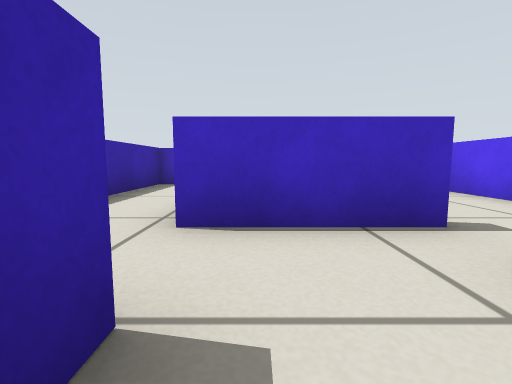
View 1 (above)

19 first-person views from a walk through a world built for the Gazebo simulator. The camera is 0.3 m above the floor, tilts 6° down and sees 85° across. The floor is counted in squares, 0.5 m on a side. Each view is taken from the middle of a square. On the plan, view 1 faces up. The plan holds only what a view shows up to about 9 squares ahead; the rest is blank. Robots are left out.

View 2
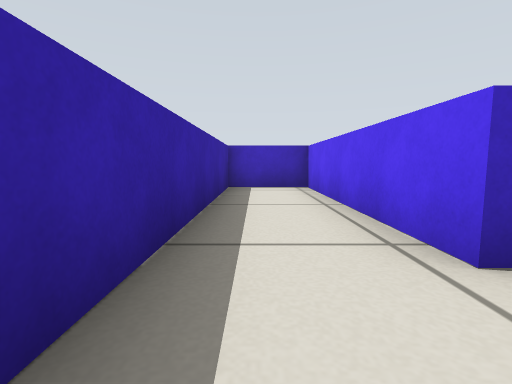

View 3
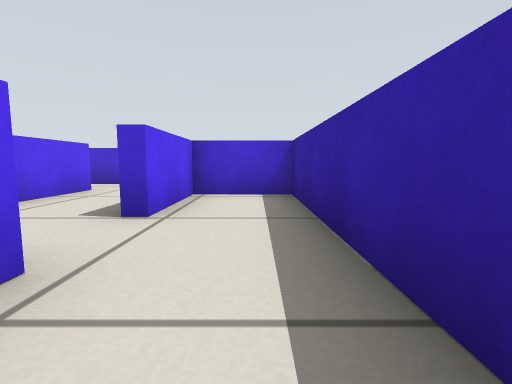

View 4
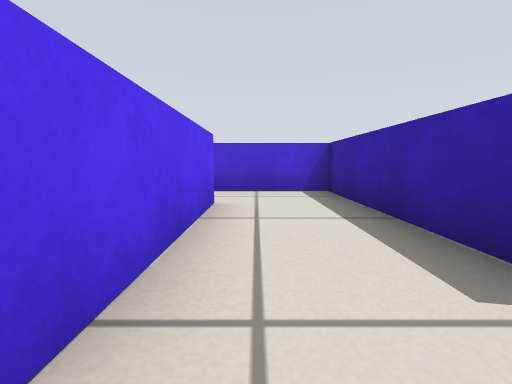

View 5
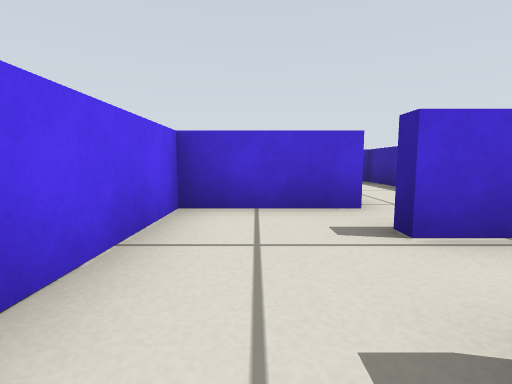

View 6
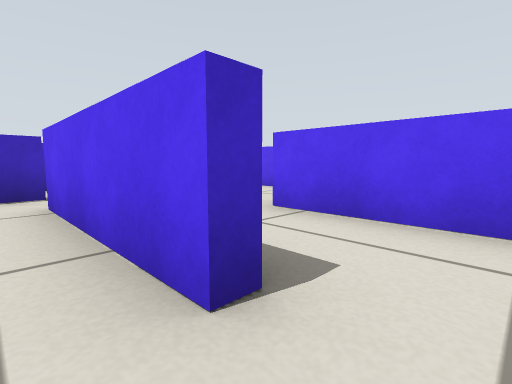

View 7
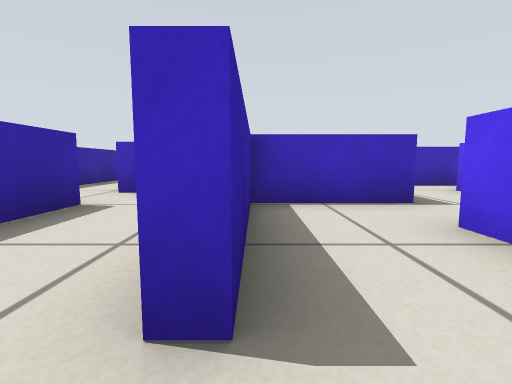

View 8
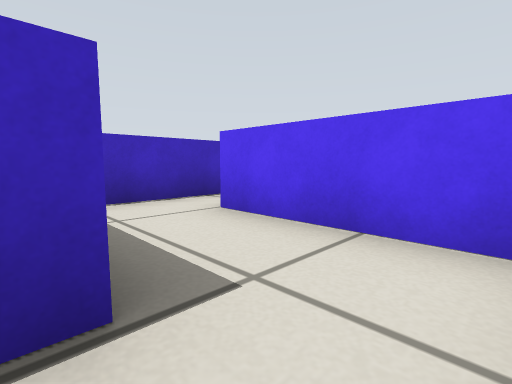

View 9
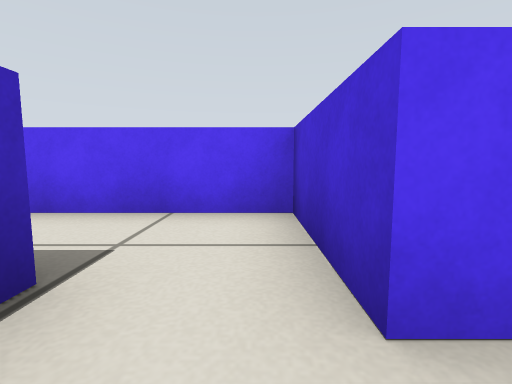

View 10
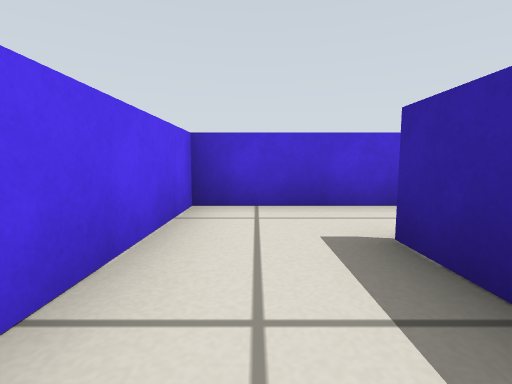

View 11
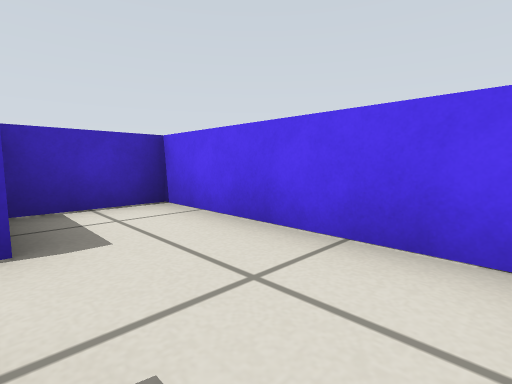

View 12
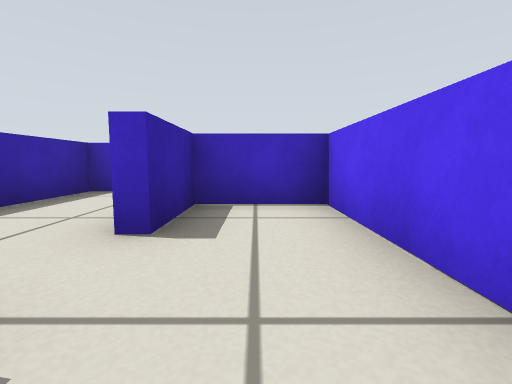

View 13
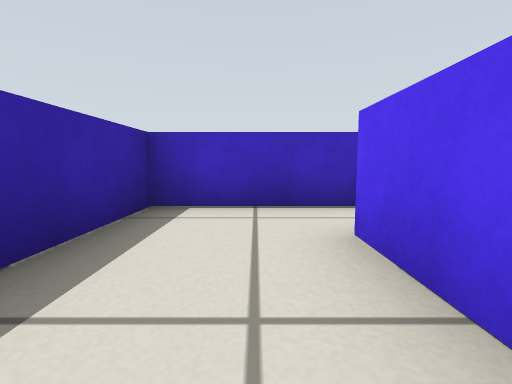

View 14
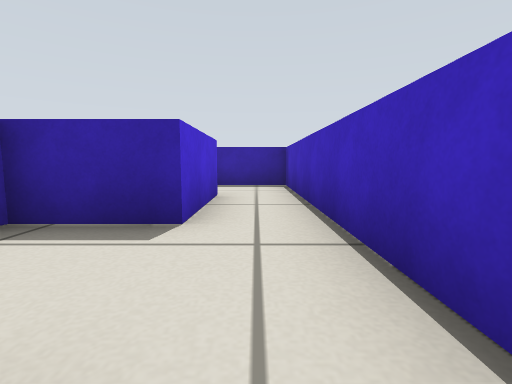

View 15
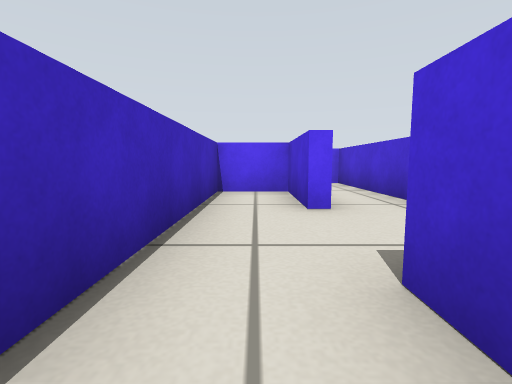

View 16
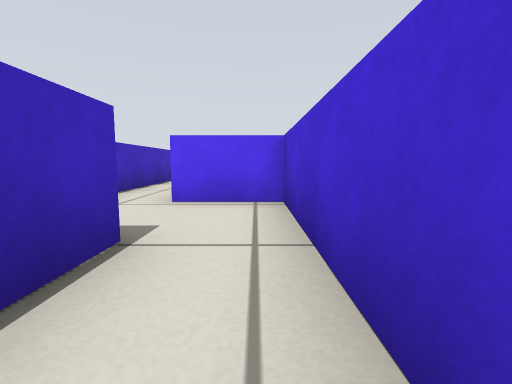

View 17
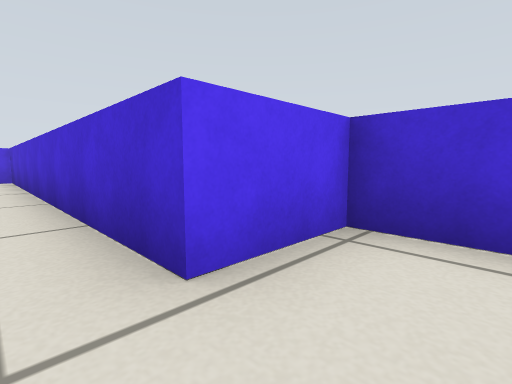

View 18
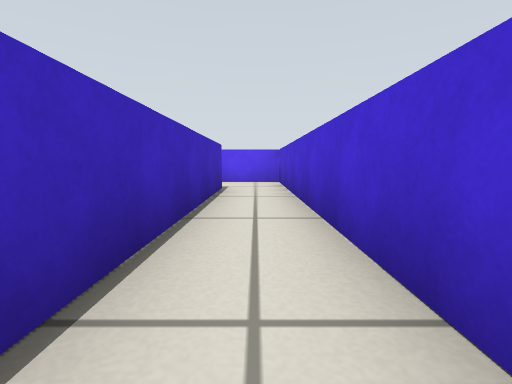

View 19
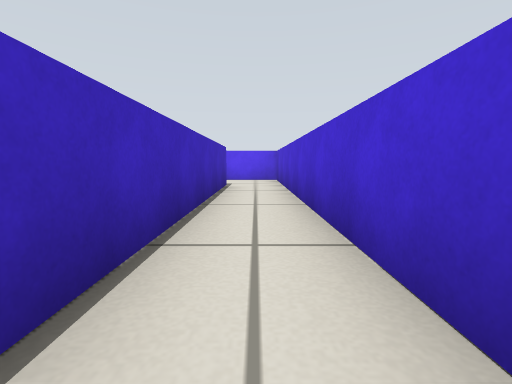

### Floor plan
Ten units are one square. View 1 is at (0, 0); x grows to the right and y downward. Boxes are objects, and circles mark ways between rooms. Rooms are numbered by the first view taken in them; rooms with no view inside come last. Other rooms are left out.
<svg viewBox="-32 -86 244 129">
<path fill="none" stroke="#000" d="M-5 -10 -5 38 15 38M19 -25 -7 -25 -7 -78 -27 -78 -27 12 -7 12 -7 -10M16 21 16 -14M18 -47 18 -63M9 -28 19 -28M16 -14 40 -14 40 -60 21 -60 21 -42M-5 -64 -5 -55M19 6 19 21 16 21M15 38 40 38 40 4M44 -11 19 -11 19 6M18 -63 43 -63M65 -63 88 -63 88 -78 -5 -78 -5 -64M74 -46 112 -46 112 -63M91 -60 80 -60M43 -63 43 -45M186 -78 118 -78M112 -63 207 -63 207 -81M40 4 63 4 63 -30M74 -43 52 -43"/>
<circle cx="10" cy="-20" r="3" fill="#2a7"/>
<circle cx="20" cy="30" r="3" fill="#2a7"/>
<circle cx="10" cy="-55" r="3" fill="#2a7"/>
<circle cx="30" cy="15" r="3" fill="#2a7"/>
<circle cx="40" cy="0" r="3" fill="#2a7"/>
<circle cx="55" cy="-60" r="3" fill="#2a7"/>
<circle cx="100" cy="-60" r="3" fill="#2a7"/>
<text x="-10" y="-20">1</text>
<text x="20" y="-40">2</text>
<text x="30" y="20">3</text>
<text x="30" y="0">4</text>
<text x="40" y="-70">5</text>
<text x="70" y="-50">6</text>
<text x="160" y="-70">7</text>
<text x="50" y="-20">8</text>
</svg>
Room 1 opens to room 2. Room 1 opens to room 3. Room 2 opens to room 5. Room 3 opens to room 4. Room 4 opens to room 8. Room 5 opens to room 6. Room 6 opens to room 7.

Where each view was taken, in squares from view 1:
view 1: 0 up, 0 right, facing up
view 2: 1 up, 2 left, facing up
view 3: 4 up, 2 left, facing down
view 4: 2 up, 1 right, facing down
view 5: 5 up, 3 right, facing down
view 6: 3 down, 1 right, facing up-right
view 7: 3 down, 2 right, facing up
view 8: 0 up, 4 right, facing up-right
view 9: 0 up, 3 right, facing right
view 10: 0 up, 3 right, facing down
view 11: 2 up, 2 right, facing up-right
view 12: 2 up, 3 right, facing up
view 13: 4 up, 1 right, facing up
view 14: 7 up, 7 right, facing left
view 15: 7 up, 3 right, facing right
view 16: 5 up, 7 right, facing right
view 17: 7 up, 10 right, facing down-right
view 18: 7 up, 12 right, facing right
view 19: 7 up, 11 right, facing right
